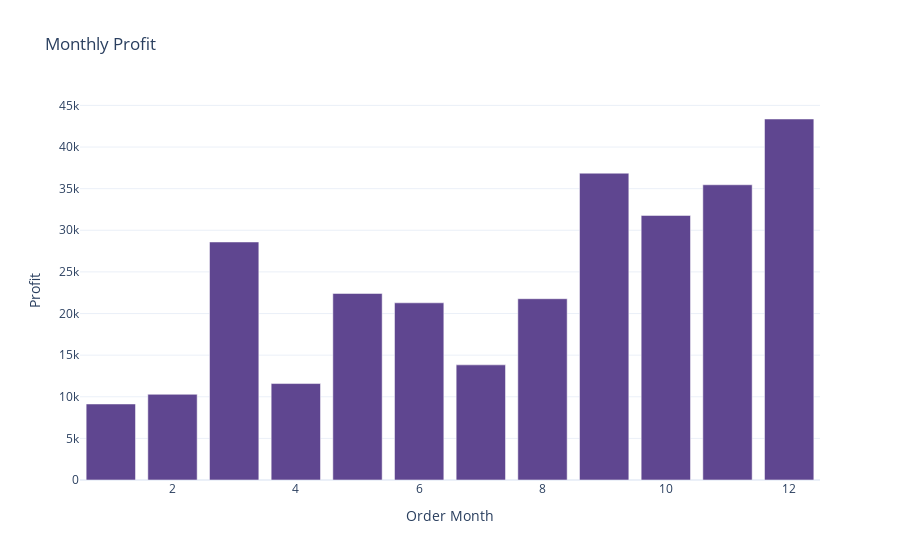

Here is the notebook cell this chart was saved with:
### Code cell
fig = px.bar(sales_month, x="Order Month", y="Profit", title="Monthly Profit", color_discrete_sequence=px.colors.qualitative.Prism)
fig.show()

### Figure 1 — Plotly figure (JSON) as saved in the notebook; plotly's stock layout.template omitted (floating-point values rounded to 4 significant figures)
{"data": [{"hovertemplate": "Order Month=%{x}<br>Profit=%{y}<extra></extra>", "legendgroup": "", "marker": {"color": "rgb(95, 70, 144)", "pattern": {"shape": ""}}, "name": "", "orientation": "v", "showlegend": false, "textposition": "auto", "type": "bar", "x": [1, 2, 3, 4, 5, 6, 7, 8, 9, 10, 11, 12], "xaxis": "x", "y": [9134.0, 10290.0, 28590.0, 11590.0, 22410.0, 21290.0, 13830.0, 21780.0, 36860.0, 31780.0, 35470.0, 43370.0], "yaxis": "y"}], "layout": {"barmode": "relative", "legend": {"tracegroupgap": 0}, "title": {"text": "Monthly Profit"}, "xaxis": {"anchor": "y", "domain": [0, 1], "title": {"text": "Order Month"}}, "yaxis": {"anchor": "x", "domain": [0, 1], "title": {"text": "Profit"}}}}
